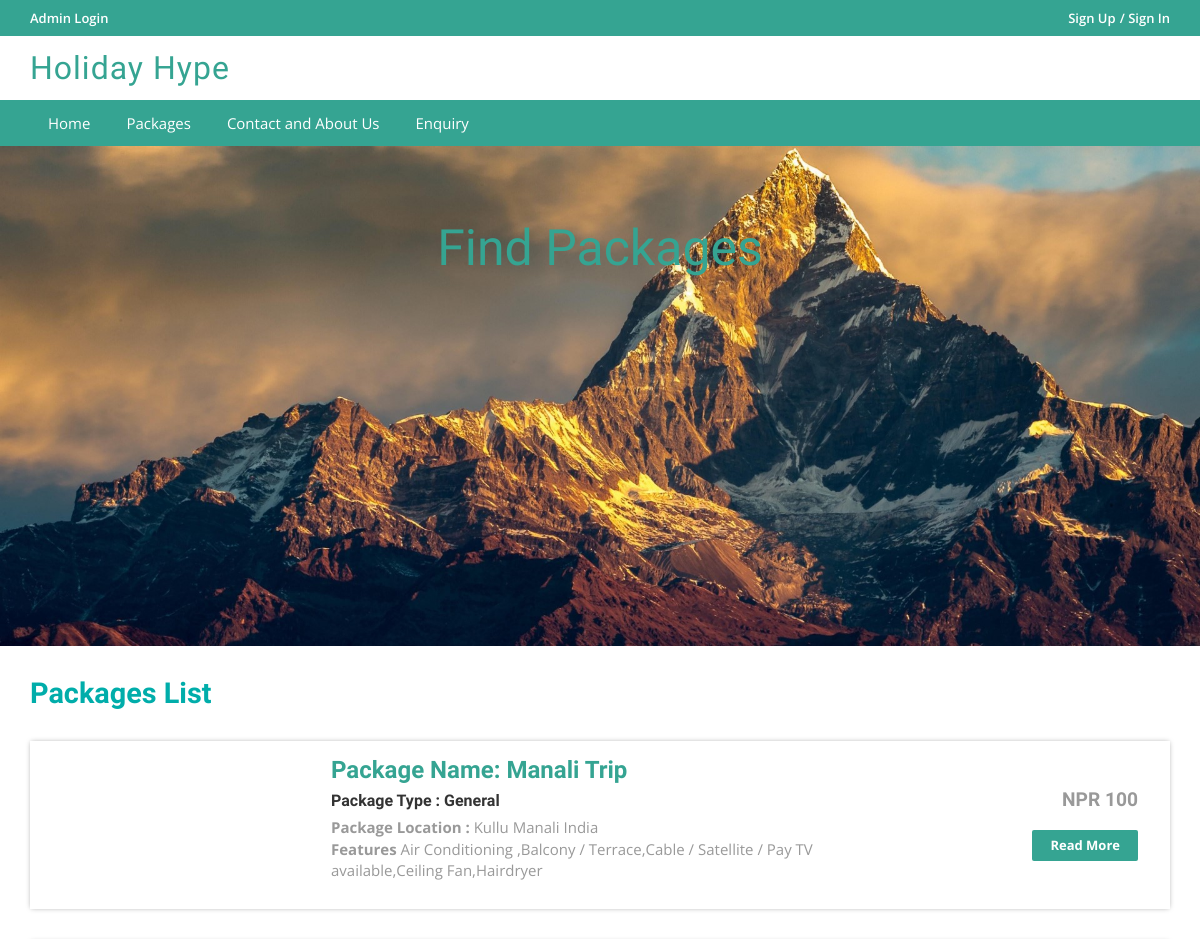
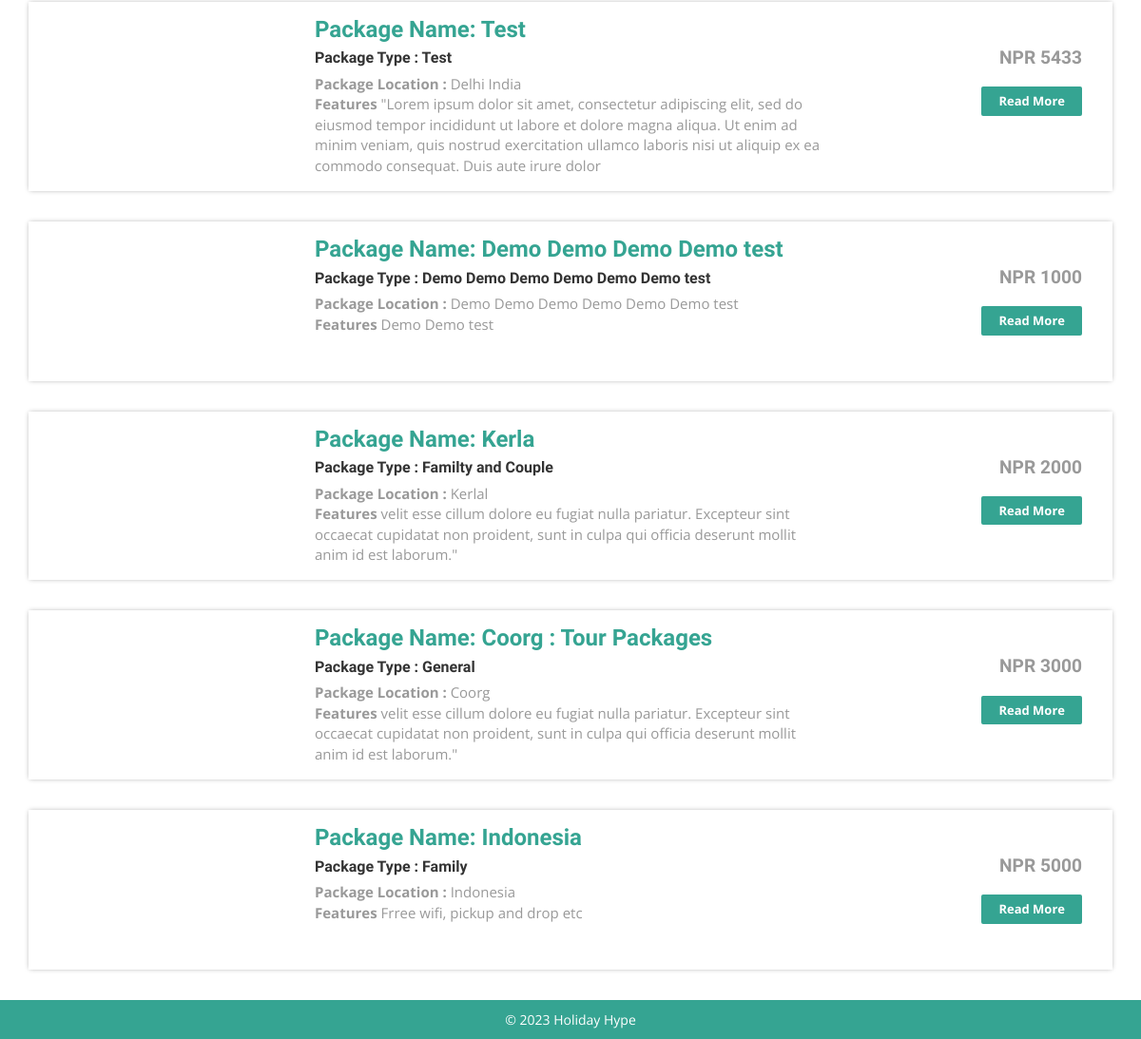
Page /hype/package-list.php on the earlier database version (2 pictures, top to bottom).
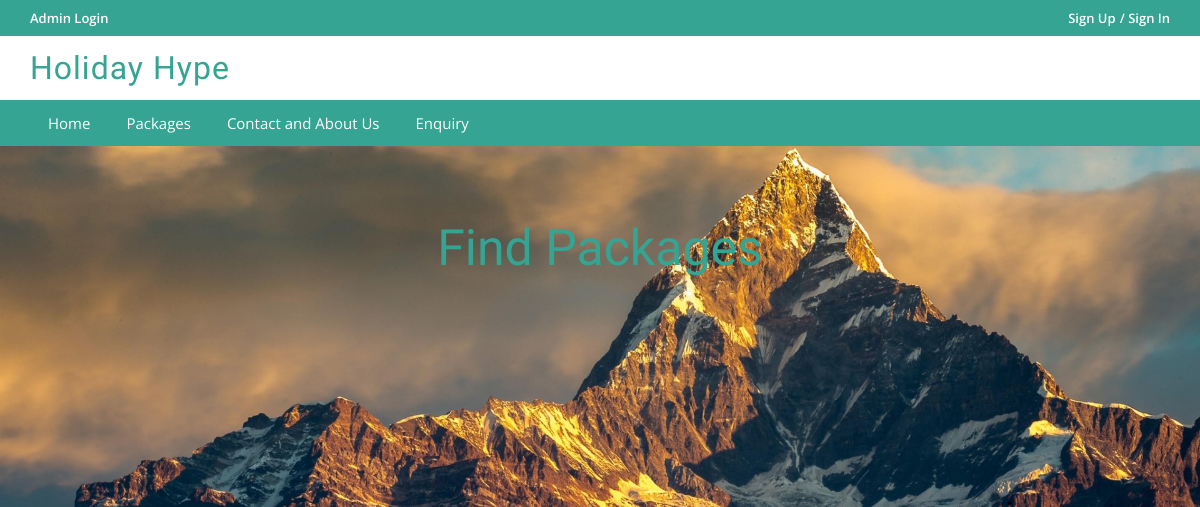
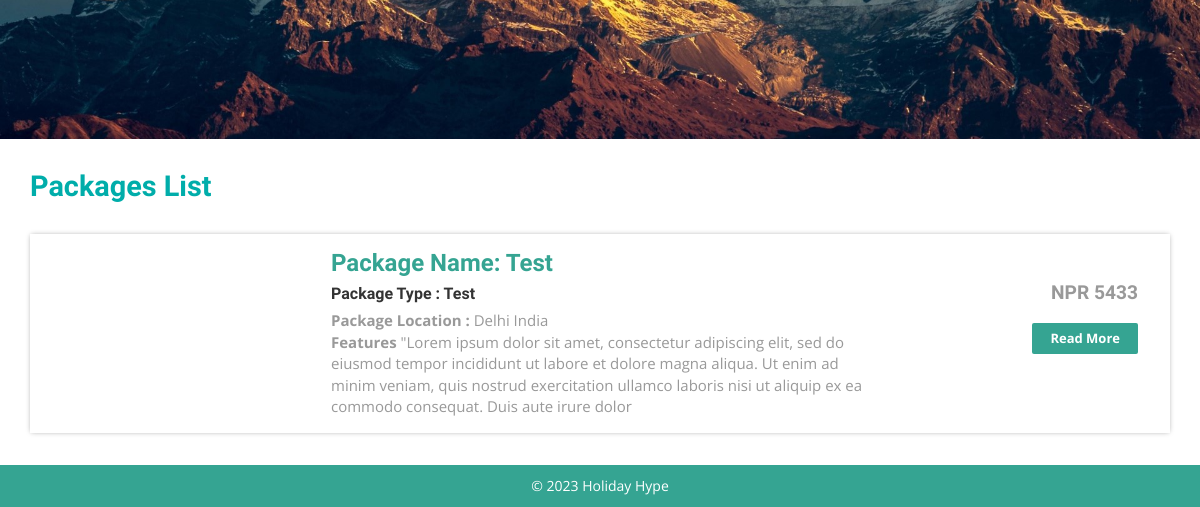
Same page on the later database version (2 pictures, top to bottom).
### tables this page shows
CREATE TABLE `tbltourpackages` (
  `PackageId` int(11) NOT NULL,
  `PackageName` varchar(200) DEFAULT NULL,
  `PackageType` varchar(150) DEFAULT NULL,
  `PackageLocation` varchar(100) DEFAULT NULL,
  `PackagePrice` int(11) DEFAULT NULL,
  `PackageFetures` varchar(255) DEFAULT NULL,
  `PackageDetails` mediumtext DEFAULT NULL,
  `PackageImage` varchar(100) DEFAULT NULL,
  `Creationdate` timestamp NULL DEFAULT current_timestamp(),
  `UpdationDate` timestamp NULL DEFAULT NULL ON UPDATE current_timestamp()
);

### hype/package-list.php (the view, shortened to what this page needs)
<?php
include('includes/config.php');
?>
<!DOCTYPE HTML>
<html>
<head>
<link href="css/bootstrap.css" rel='stylesheet' type='text/css' />
<link href="css/style.css" rel='stylesheet' type='text/css' />
<link href="css/font-awesome.css" rel="stylesheet">
<link href="css/animate.css" rel="stylesheet" type="text/css" media="all">
</head>
<body>
<?php include('includes/header.php');?>
<div class="banner-3">
	<div class="container">
		<h1 class="wow zoomIn animated animated" data-wow-delay=".5s" style="visibility: visible; animation-delay: 0.5s; animation-name: zoomIn;"> Find Packages</h1>
	</div>
</div>
<div class="rooms">
	<div class="container">
		<div class="room-bottom">
			<h3>Packages List</h3>
<?php $sql = "SELECT * from tbltourpackages";
$query = $dbh->prepare($sql);
$query->execute();
$results=$query->fetchAll(PDO::FETCH_OBJ);
if($query->rowCount() > 0)
{
foreach($results as $result)
{	?>
			<div class="rom-btm">
				<div class="col-md-3 room-left wow fadeInLeft animated" data-wow-delay=".5s">
				</div>
				<div class="col-md-6 room-midle wow fadeInUp animated" data-wow-delay=".5s">
					<h4>Package Name: <?php echo htmlentities($result->PackageName);?></h4>
					<h6>Package Type : <?php echo htmlentities($result->PackageType);?></h6>
					<p><b>Package Location :</b> <?php echo htmlentities($result->PackageLocation);?></p>
					<p><b>Features</b> <?php echo htmlentities($result->PackageFetures);?></p>
				</div>
				<div class="col-md-3 room-right wow fadeInRight animated" data-wow-delay=".5s">
					<h5>NPR <?php echo htmlentities($result->PackagePrice);?></h5>
					<a href="package-details.php?pkgid=<?php echo htmlentities($result->PackageId);?>" class="view">Read More</a>
				</div>
				<div class="clearfix"></div>
			</div>
<?php }} ?>
		</div>
	</div>
</div>
<?php include('includes/footer.php');?>
</body>
</html>

### hype/includes/header.php (shortened to what this page needs)
<?php if($_SESSION['login'])
{?>
<div class="top-header">
	<div class="container">
		<ul class="tp-hd-lft wow fadeInLeft animated" data-wow-delay=".5s">
			<li class="prnt"><a href="profile.php">My Profile</a></li>
				<li class="prnt"><a href="change-password.php">Change Password</a></li>
			<li class="prnt"><a href="tour-history.php">My History</a></li>
			<li class="prnt"><a href="issuetickets.php">My Issue</a></li>
		</ul>
		<ul class="tp-hd-rgt wow fadeInRight animated" data-wow-delay=".5s">
			<li class="tol">Welcome :</li>
			<li class="sig"><?php echo htmlentities($_SESSION['login']);?></li>
			<li class="sigi"><a href="logout.php" >/ Logout</a></li>
        </ul>
		<div class="clearfix"></div>
	</div>
</div><?php } else {?>
<div class="top-header">
	<div class="container">
		<ul class="tp-hd-lft wow fadeInLeft animated" data-wow-delay=".5s">
				<li class="hm"><a href="admin/index.php">Admin Login</a></li>
		</ul>
		<ul class="tp-hd-rgt wow fadeInRight animated" data-wow-delay=".5s">
			<li class="sig"><a href="#" data-toggle="modal" data-target="#myModal" >Sign Up</a></li>
			<li class="sigi"><a href="#" data-toggle="modal" data-target="#myModal4" >/ Sign In</a></li>
        </ul>
		<div class="clearfix"></div>
	</div>
</div>
<?php }?>
<div class="header">
	<div class="container">
		<div class="logo wow fadeInDown animated" data-wow-delay=".5s">
			<a href="index.php">Holiday <span>Hype</span></a>
		</div>
		<div class="clearfix"></div>
	</div>
</div>
<div class="footer-btm wow fadeInLeft animated" data-wow-delay=".5s">
	<div class="container">
	<div class="navigation">
			<nav class="navbar navbar-default">
				<div class="collapse navbar-collapse nav-wil" id="bs-example-navbar-collapse-1">
					<nav class="cl-effect-1">
						<ul class="nav navbar-nav">
							<li><a href="index.php">Home</a></li>
								<li><a href="package-list.php">Packages</a></li>
								<li><a href="page.php?type=contact">Contact and About Us</a></li>
								<?php if($_SESSION['login']){?>
								<li><a href="#" data-toggle="modal" data-target="#myModal3"> Issue</a></li>
								<?php } else { ?>
								<li><a href="enquiry.php"> Enquiry </a>  </li>
								<?php } ?>
								<div class="clearfix"></div>
						</ul>
					</nav>
				</div>
			</nav>
		</div>
	</div>
</div>

### hype/includes/footer.php
<div class="copy-right">
	<div class="container">
		<p class="wow zoomIn animated animated" data-wow-delay=".5s" style="visibility: visible; animation-delay: 0.5s; animation-name: zoomIn;">© 2023 Holiday Hype </p>
	</div>
</div>

### hype/css/style.css (style rules this page uses)
html, body { font-size: 100%; background: rgb(255, 255, 255); font-family: 'Open Sans', sans-serif; }
body a,.grid_1,plan_1,plan_1.one,plan_1.two,i.icon1, i.icon2, i.icon3, i.icon4, i.icon5, i.icon6 { transition:0.5s all; -webkit-transition:0.5s all; -moz-transition:0.5s all; -o-transition:0.5s all; -ms-transition:0.5s all; }
h1,h2,h3,h4,h5,h6 { margin:0; font-family: 'Roboto Condensed', sans-serif; }
p { margin:0; }
ul { margin:0; padding:0; }
.logo a { color: #35a492; letter-spacing: 1px; font-size: 2em; font-weight: 400; display: block; text-decoration: none; font-family: 'Oswald', sans-serif; }
.logo span { color:#35a492; }
.top-header { background-color: #35a492; border-bottom: 0 none; height: 36px; line-height: 35px; }
ul.tp-hd-lft { float: left; }
ul.tp-hd-lft li { display: inline-block; }
li.hm,li.prnt { margin-right: 12px; }
ul.tp-hd-lft a { font-size: 13px; font-weight: 600; color:#fff; }
ul.tp-hd-rgt { float:right; }
ul.tp-hd-rgt li { display: inline-block; font-size: 13px; font-weight: 600; color:#fff; }
ul.tp-hd-rgt a { font-size: 13px; font-weight: 600; color:#fff; }
.header { background-color: #fff; margin: 0; padding: 10px 0 8px; }
.logo a { display: block; }
.logo { float: left; margin-right: 60px; }
.footer-btm li { display: inline-block; margin: 0 10px; font-size: 14px; color: #fff; }
.footer-btm li a { font-size: 15px; color: #fff; display: inline-block; padding: 5px 8px; }
.footer-btm { background:#35a492; padding: 0.5em 0; text-align:center; }
.copy-right p { color:#fff; font-size:14px; line-height: 1.8em; }
.copy-right { background:#35a492; text-align: center; padding: 0.5em 0; }
a.view { padding: 6px 18px; font-weight: 700; color: #fff; background-color: #35a492; border: 0; font-size: 13px; border-radius: 2px; -webkit-transition: all .2s; -moz-transition: all .2s; transition: all .2s; margin-top: 20px; display: inline-block; }
.banner-3 { background: url(../images/6.jpg)no-repeat; background-size: cover; -webkit-background-size: cover; -o-background-size: cover; -ms-background-size: cover; -moz-background-size: cover; min-height:500px; }
.banner-3 h1 { font-size: 50px; margin-bottom: 40px; padding: 1.5em 0 0; text-align: center; color: #35a492; }
.rom-btm { margin-top: 2em; box-shadow: 0px 0px 5px -1px rgba(0, 0, 0, 0.37); }
.room-bottom h3 { font-size: 1.8em; font-weight: 700; color: #00adaa; }
.room-bottom { padding: 2em 0; }
.rom-btm h4 { font-size: 1.5em; font-weight: 700; color: #35a492; }
.rom-btm p { font-size: 15px; color: #999; }
.rom-btm h6 { font-size: 1em; font-weight: 700; margin: 0.5em 0; }
.room-right { text-align: right; padding: 3em 2em; }
.room-midle { padding: 1em; }
.rom-btm h5 { font-size: 1.2em; font-weight: 700; color: #999; }
.navbar-default { background-color: #35a492 !important; border-color: #35a492!important; }
.navbar { min-height: 0px !important; margin-bottom:0px !important; border-radius:0px !important; border: none !important; }
ul.nav.navbar-nav li a { font-size: 15px ; color: #fff; display: inline-block; padding: 5px 8px; }
.navbar-collapse { padding-right: 0px !important; padding-left: 0px !important; }

Differences in the rows shown:
removed tbltourpackages: PackageName "Manali Trip", PackageType "General", PackageLocation "Kullu Manali India", PackageFetures "Air Conditioning ,Balcony / Terrace,Cable / Satellite / Pay TV available,Ceiling Fan,Hairdryer", PackagePrice "100"
removed tbltourpackages: PackageName "Demo Demo Demo Demo test", PackageType "Demo Demo Demo Demo Demo Demo test", PackageLocation "Demo Demo Demo Demo Demo Demo test", PackageFetures "Demo Demo test", PackagePrice "1000"
removed tbltourpackages: PackageName "Kerla", PackageType "Familty and Couple", PackageLocation "Kerlal", PackageFetures "velit esse cillum dolore eu fugiat nulla pariatur. Excepteur sint occaecat cupidatat non proident, sunt in culpa qui officia deserunt mollit anim id est laborum.\"", PackagePrice "2000"
removed tbltourpackages: PackageName "Coorg : Tour Packages", PackageType "General", PackageLocation "Coorg", PackageFetures "velit esse cillum dolore eu fugiat nulla pariatur. Excepteur sint occaecat cupidatat non proident, sunt in culpa qui officia deserunt mollit anim id est laborum.\"", PackagePrice "3000"
removed tbltourpackages: PackageName "Indonesia", PackageType "Family", PackageLocation "Indonesia", PackageFetures "Frree wifi, pickup and drop etc", PackagePrice "5000"
